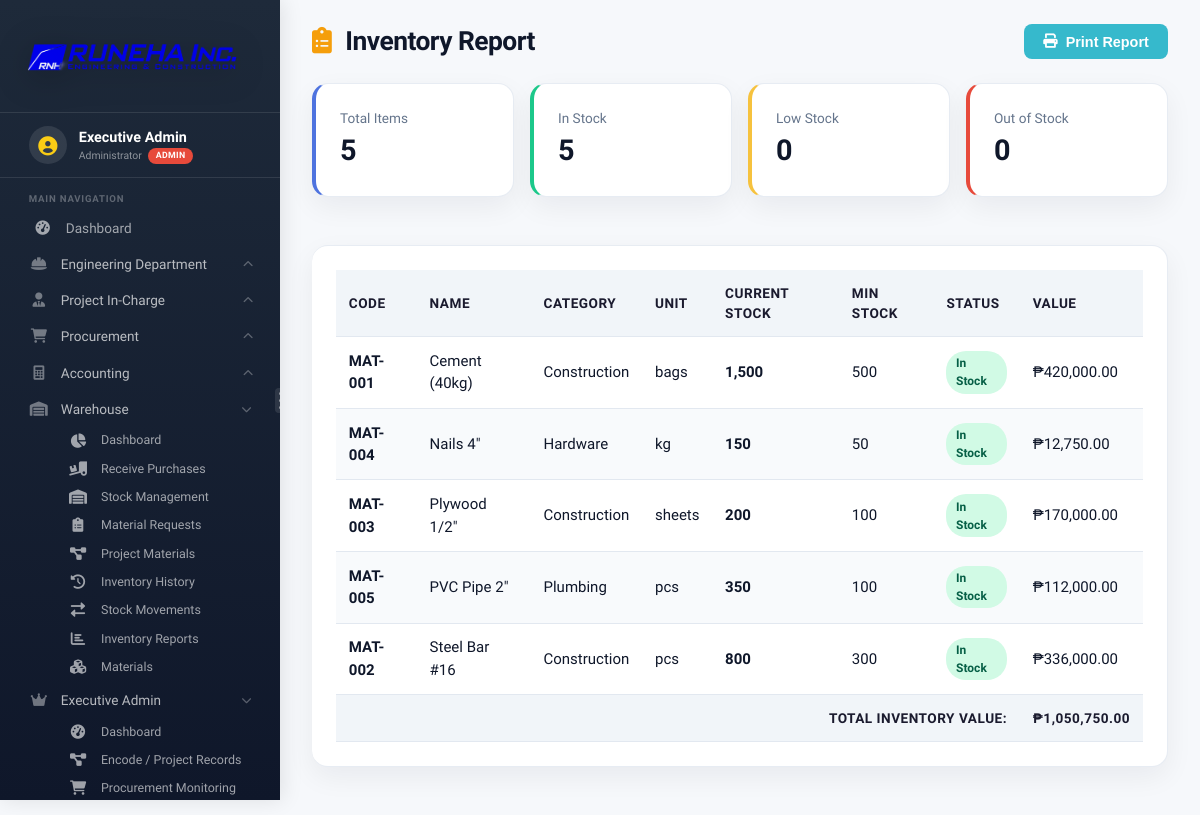
Screenshot of /modules/warehouse/inventory.php (signed in) with the database file from the repository.
### tables this page shows
CREATE TABLE IF NOT EXISTS `materials` (
  `id` BIGINT UNSIGNED NOT NULL AUTO_INCREMENT,
  `material_code` VARCHAR(50) NOT NULL,
  `name` VARCHAR(200) NOT NULL,
  `description` TEXT NULL,
  `category` VARCHAR(100) NULL,
  `unit` VARCHAR(30) NOT NULL DEFAULT 'pcs',
  `cost_per_unit` DECIMAL(15,2) NOT NULL DEFAULT 0.00,
  `min_stock` INT UNSIGNED NOT NULL DEFAULT 0,
  `max_stock` INT UNSIGNED NOT NULL DEFAULT 0,
  `current_stock` INT NOT NULL DEFAULT 0,
  `supplier` VARCHAR(200) NULL,
  `supplier_id` BIGINT UNSIGNED NULL,
  `status` ENUM('active','inactive') NOT NULL DEFAULT 'active',
  `created_by` BIGINT UNSIGNED NULL,
  `created_at` TIMESTAMP NOT NULL DEFAULT CURRENT_TIMESTAMP,
  `updated_at` TIMESTAMP NULL DEFAULT NULL ON UPDATE CURRENT_TIMESTAMP,
  PRIMARY KEY (`id`),
  UNIQUE KEY `uq_materials_code` (`material_code`),
  KEY `idx_materials_supplier` (`supplier_id`),
  KEY `idx_materials_creator` (`created_by`),
  CONSTRAINT `fk_materials_supplier` FOREIGN KEY (`supplier_id`) REFERENCES `suppliers` (`id`) ON DELETE SET NULL ON UPDATE CASCADE,
  CONSTRAINT `fk_materials_creator` FOREIGN KEY (`created_by`) REFERENCES `users` (`id`) ON DELETE SET NULL ON UPDATE CASCADE
);

### modules/warehouse/inventory.php (the view, shortened to what this page needs)
<?php
require_once '../../includes/auth.php';
$page_title = 'Inventory Report';
$inventory = [];
try {
    $query = "
        SELECT
            m.*,
            CASE
                WHEN m.current_stock <= 0 THEN 'Out of Stock'
                WHEN m.current_stock <= m.min_stock THEN 'Low Stock'
                ELSE 'In Stock'
            END as stock_status,
            (SELECT COUNT(*) FROM stock_movements WHERE material_id = m.id AND movement_type = 'in') as total_in,
            (SELECT COUNT(*) FROM stock_movements WHERE material_id = m.id AND movement_type = 'out') as total_out
        FROM materials m
        WHERE m.status = 'active'
        ORDER BY
            CASE
                WHEN m.current_stock <= 0 THEN 1
                WHEN m.current_stock <= m.min_stock THEN 2
                ELSE 3
            END,
            m.name ASC
    ";
    $inventory = $pdo->query($query)->fetchAll();
} catch (PDOException $e) {
    $error = userDatabaseError($e);
}
include '../../includes/header.php';
?>
<div class="page-header">
    <h1><i class="fas fa-clipboard-list"></i> <?php echo $page_title; ?></h1>
    <button onclick="window.print()" class="btn btn-info"><i class="fas fa-print"></i> Print Report</button>
</div>
<div class="stats-grid" style="display:grid;grid-template-columns:repeat(auto-fit,minmax(180px,1fr));gap:1rem;margin-bottom:1.5rem;">
    <div class="card" style="border-left:4px solid #4e73df;">
        <div style="font-size:0.85rem;color:#64748b;">Total Items</div>
        <div style="font-size:1.8rem;font-weight:700;"><?php echo count($inventory); ?></div>
    </div>
    <div class="card" style="border-left:4px solid #1cc88a;">
        <div style="font-size:0.85rem;color:#64748b;">In Stock</div>
        <div style="font-size:1.8rem;font-weight:700;">
            <?php echo count(array_filter($inventory, fn($item) => $item['stock_status'] === 'In Stock')); ?>
        </div>
    </div>
    <div class="card" style="border-left:4px solid #f6c23e;">
        <div style="font-size:0.85rem;color:#64748b;">Low Stock</div>
        <div style="font-size:1.8rem;font-weight:700;">
            <?php echo count(array_filter($inventory, fn($item) => $item['stock_status'] === 'Low Stock')); ?>
        </div>
    </div>
    <div class="card" style="border-left:4px solid #e74a3b;">
        <div style="font-size:0.85rem;color:#64748b;">Out of Stock</div>
        <div style="font-size:1.8rem;font-weight:700;">
            <?php echo count(array_filter($inventory, fn($item) => $item['stock_status'] === 'Out of Stock')); ?>
        </div>
    </div>
</div>
<div class="card">
    <div class="table-responsive">
        <table class="table" id="inventoryTable">
            <thead>
                <tr>
                        <th data-sort-type="string" onclick="sortTable('inventoryTable', 0)">Code</th>
                    <th onclick="sortTable('inventoryTable', 1)">Name</th>
                    <th onclick="sortTable('inventoryTable', 2)">Category</th>
                    <th onclick="sortTable('inventoryTable', 3)">Unit</th>
                    <th onclick="sortTable('inventoryTable', 4)">Current Stock</th>
                    <th onclick="sortTable('inventoryTable', 5)">Min Stock</th>
                    <th onclick="sortTable('inventoryTable', 6)">Status</th>
                    <th onclick="sortTable('inventoryTable', 7)">Value</th>
                </tr>
            </thead>
            <tbody>
                <?php if (empty($inventory)): ?>
                    <tr>
                        <td colspan="8" style="text-align:center;color:#94a3b8;padding:2rem;">No inventory items found.</td>
                    </tr>
                <?php else: ?>
                    <?php foreach ($inventory as $item):
                        $is_low = ((float)$item['current_stock'] <= (float)$item['min_stock'] && (float)$item['min_stock'] > 0)
                            || (float)$item['current_stock'] <= 0;
                        $row_class = $is_low ? 'row-low-stock' : '';
                    ?>
                    <tr class="<?php echo trim($row_class); ?>" id="material-<?php echo (int)$item['id']; ?>">
                        <td><strong><?php echo htmlspecialchars($item['material_code']); ?></strong></td>
                        <td><?php echo htmlspecialchars($item['name']); ?></td>
                        <td><?php echo htmlspecialchars($item['category'] ?? 'N/A'); ?></td>
                        <td><?php echo htmlspecialchars($item['unit']); ?></td>
                        <td>
                            <strong><?php echo number_format($item['current_stock']); ?></strong>
                        </td>
                        <td><?php echo number_format($item['min_stock']); ?></td>
                        <td>
                            <?php if ($item['stock_status'] === 'Out of Stock'): ?>
                                <span class="badge badge-danger">Out of Stock</span>
                            <?php elseif ($item['stock_status'] === 'Low Stock'): ?>
                                <span class="badge badge-warning">Low Stock</span>
                            <?php else: ?>
                                <span class="badge badge-success">In Stock</span>
                            <?php endif; ?>
                        </td>
                        <td>₱<?php echo number_format($item['current_stock'] * $item['cost_per_unit'], 2); ?></td>
                    </tr>
                    <?php endforeach; ?>
                <?php endif; ?>
            </tbody>
            <tfoot>
                <tr>
                    <th colspan="7" style="text-align:right;">Total Inventory Value:</th>
                    <th>
                        <?php
                        $total_value = array_sum(array_map(fn($item) => $item['current_stock'] * $item['cost_per_unit'], $inventory));
                        echo '₱' . number_format($total_value, 2);
                        ?>
                    </th>
                </tr>
            </tfoot>
        </table>
    </div>
</div>
<?php include '../../includes/footer.php'; ?>

### assets/css/style.css (style rules this page uses)
:root { --navy: #1e2a3a; --navy-dark: #0f172a; --amber: #f59e0b; --off-white: #f8fafc; --border: #e2e8f0; --muted: #64748b; --shadow: 0 4px 12px rgba(15, 23, 42, 0.06); --radius: 16px; --text-title: 1.65rem; --text-card: 1.05rem; --text-stat: 1.85rem; --text-label: 0.8rem; }
* { margin: 0; padding: 0; box-sizing: border-box; }
body { font-family: 'Segoe UI', Tahoma, Geneva, Verdana, sans-serif; background: var(--off-white); color: var(--navy-dark); min-height: 100vh; font-size: 15px; line-height: 1.5; }
h1, h2, h3 { color: var(--navy-dark); font-weight: 700; line-height: 1.25; }
h1 { font-size: var(--text-title); letter-spacing: -0.03em; }
.btn { display: inline-flex; align-items: center; gap: 0.5rem; padding: 0.6rem 1.2rem; border: none; border-radius: 8px; font-size: 0.9rem; font-weight: 600; cursor: pointer; text-decoration: none; transition: all 0.2s ease; }
.btn-info { background: #36b9cc; color: white; }
.card { background: #ffffff; border-radius: 16px; padding: 1.5rem; box-shadow: var(--shadow); margin-bottom: 1.5rem; }
.quick-actions, .stats-grid { display: grid; grid-template-columns: repeat(auto-fit, minmax(220px, 1fr)); gap: 1rem; margin-bottom: 1.5rem; }
.table-responsive { overflow-x: auto; }
.table { width: 100%; border-collapse: collapse; }
.table th, .table td { padding: 0.8rem; text-align: left; border-bottom: 1px solid var(--border); }
.table tbody tr:nth-child(even) { background: #f8fafc; }
.table th { background: #f1f5f9; font-weight: 600; color: #1a1a2e; font-size: 0.85rem; text-transform: uppercase; letter-spacing: 0.5px; }
.table tfoot { background: #f1f5f9; font-weight: 600; }
.badge { display: inline-block; padding: 0.2rem 0.6rem; border-radius: 20px; font-size: 0.75rem; font-weight: 600; }
.badge-success { background: #d1fae5; color: #065f46; }
.page-header { display: flex; justify-content: space-between; align-items: center; margin-bottom: 1.5rem; flex-wrap: wrap; gap: 1rem; }
.page-header h1 { font-size: 1.65rem; color: var(--navy-dark); margin: 0; letter-spacing: -0.02em; }
.page-header h1 i { color: #f59e0b; margin-right: 0.5rem; }
:root { --off-white: #f6f8fb; --shadow: 0 10px 28px rgba(15, 23, 42, 0.06); --shadow-hover: 0 16px 34px rgba(15, 23, 42, 0.1); --success: #16a085; --danger: #e76f51; --info: #4f8cc9; }
body { font-family: 'Plus Jakarta Sans', 'Segoe UI', Tahoma, sans-serif; background: var(--off-white); }
.card, .stat-card, .quick-action { border: 1px solid rgba(226, 232, 240, 0.8); border-left: 0; border-radius: 16px; box-shadow: var(--shadow); }

### rows the page displays
materials: material_code "MAT-001", name "Cement (40kg)", category "Construction", unit "bags", current_stock "1,500", min_stock "500", $item['current_stock'] * $item['cost_per_unit'] "420,000.00"
materials: material_code "MAT-004", name "Nails 4\"", category "Hardware", unit "kg", current_stock "150", min_stock "50", $item['current_stock'] * $item['cost_per_unit'] "12,750.00"
materials: material_code "MAT-003", name "Plywood 1/2\"", category "Construction", unit "sheets", current_stock "200", min_stock "100", $item['current_stock'] * $item['cost_per_unit'] "170,000.00"
materials: material_code "MAT-005", name "PVC Pipe 2\"", category "Plumbing", unit "pcs", current_stock "350", min_stock "100", $item['current_stock'] * $item['cost_per_unit'] "112,000.00"
materials: material_code "MAT-002", name "Steel Bar #16", category "Construction", unit "pcs", current_stock "800", min_stock "300", $item['current_stock'] * $item['cost_per_unit'] "336,000.00"

### other values shown
$_SESSION['full_name'] "Executive Admin"
getDepartmentName($department) "Administrator"
$page_title "Inventory Report"
count($inventory) "5"
$total_value "1,050,750.00"
